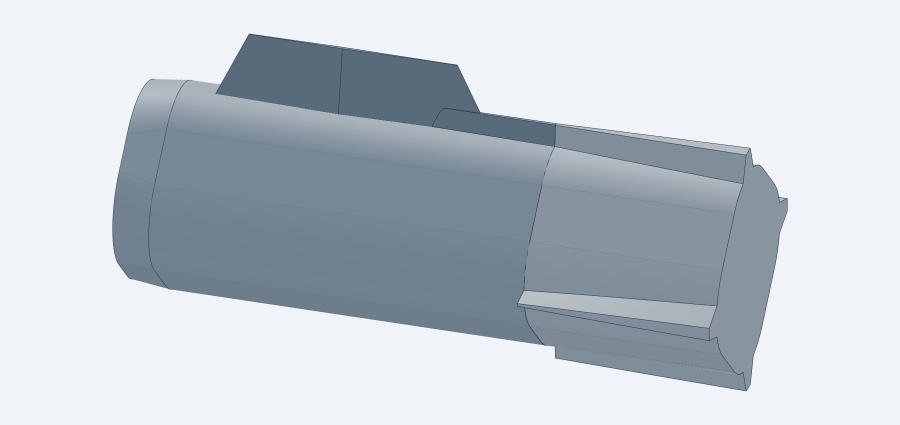
#> input picture cad/halberd_rounded_square/reviews/Halberd_R9_oblique.png, 1800 x 850 px, given in place of Halberd_R9_side.png, which was not available (shown at 1/2 size)
$ python render_r9.py
#> lines starting #> are read from the running program, lines starting #| are printed output that depends on the picture; pictures that were not available may be replaced by others from this repository, and a replacement may not be noted
"""Focused R9 prototype views; dimensions are in each output record."""
import json
import argparse
import subprocess
import sys
from pathlib import Path
from PIL import Image, ImageDraw, ImageFont

ROOT=Path(__file__).resolve().parents[1]


if __name__=="__main__":
    views={
        "side":("halberd_r9_focus",[0,-1,0],[-1260,0,125],130.,1800,850),
        "oblique":("halberd_r9_focus",[.3,-1,.6],[-1260,0,80],190.,1800,850),
        "top_taper":("halberd_r9_focus",[0,0,1],[-1235,0,136],24.,1800,600),
        "whole":("halberd_r9",[.35,1,.65],None,None,2200,850),
        "separated":("halberd_r9_separated",[.3,1,.65],[-1350,0,0],350.,1800,850),
    }
    parser=argparse.ArgumentParser()
    parser.add_argument("--only",choices=tuple(views))
    args=parser.parse_args()
    jobs=[]
    for name,(stem,direction,target,half,w,h) in views.items():
        if args.only and name!=args.only:
            continue
        camera={"projection":"orthographic","direction":direction}
        if name=="top_taper":
            camera["up"]=[0,1,0]
        if target is not None:
            camera.update(target=target,orthographicHalfHeight=half)
        jobs.append(dict(input=str(ROOT/"STEP"/(stem+".step")),mode="view",
                         display={"mode":"shaded_edges"},output={"padding":.08,"viewLabels":False},
                         outputs=[dict(path=str(ROOT/"reviews"/f"Halberd_R9_{name}.png"),
                                       camera=camera,width=w,height=h)]))
    job=ROOT/"reviews"/"halberd_R9_snapshot.json"
    job.write_text(json.dumps(jobs,indent=2)+"\n")
    subprocess.run([sys.executable,"-m","cadgen.cli","step","snapshot","--job",str(job)],check=True)
#> (this line was passed over: subprocess is not available in this run)
    board=Image.new("RGB",(1800,2500),"#edf2f7")
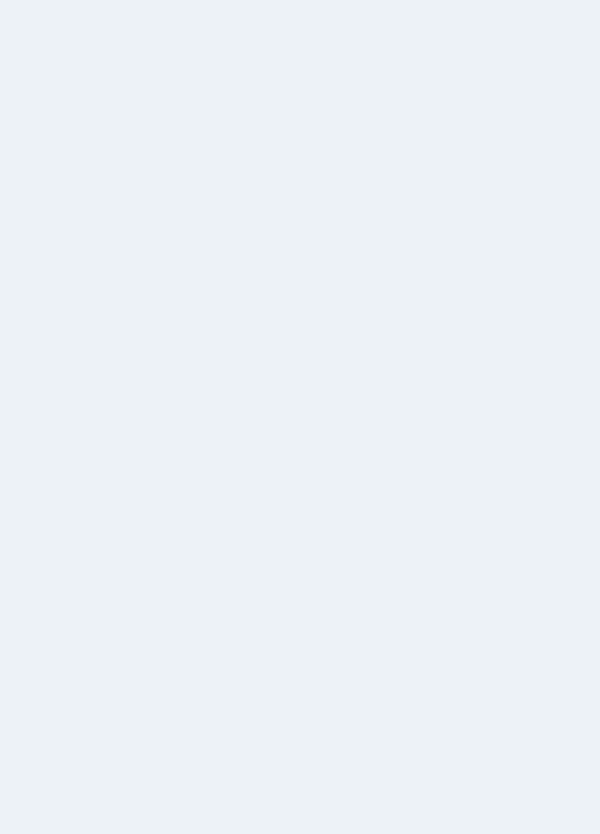
#> board: PIL image 1800x2500 RGB (shown at 1/3 size); mean R, G, B 237, 242, 247
    draw=ImageDraw.Draw(board)
    font=ImageFont.truetype("C:/Windows/Fonts/arial.ttf",28)
    draw.text((20,15),"HALBERD R9 / ONE-STATION PROTOTYPE / 80 mm FIN + CURVED TRANSITION",font=font,fill="#24394a")
    y=65
    for name in ("side","oblique","top_taper"):
        draw.text((20,y),name.upper().replace("_"," "),font=font,fill="#24394a")
        image=Image.open(ROOT/"reviews"/f"Halberd_R9_{name}.png").convert("RGB")
        board.paste(image,(0,y+35))
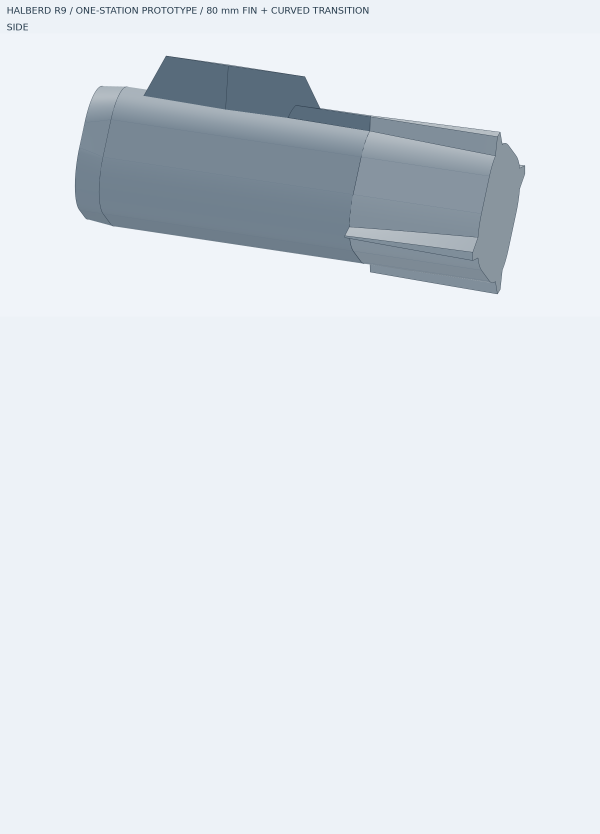
#> board: PIL image 1800x2500 RGB (shown at 1/3 size); mean R, G, B 221.5, 227.7, 233.7
        y+=image.height+45
#> y = 960
#> pass 3 of the loop `for name in ("side","oblique","top_taper"):`:
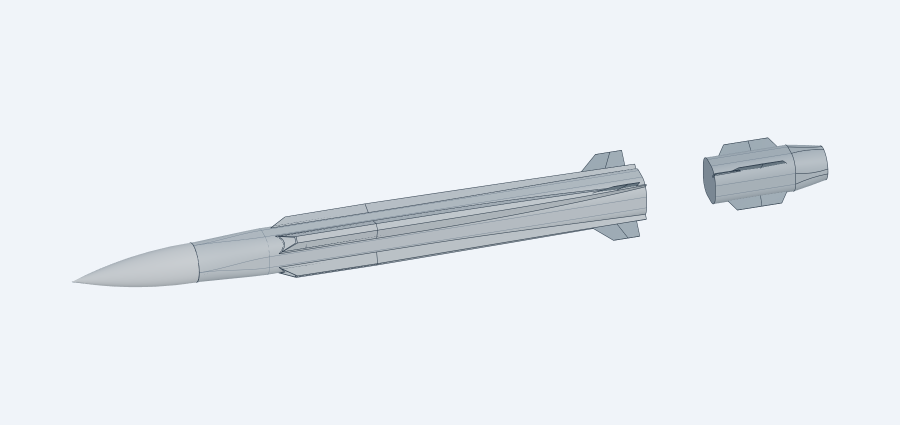
#> input picture cad/halberd_rounded_square/reviews/Halberd_R9_separated.png, 1800 x 850 px, given in place of Halberd_R9_top_taper.png, which was not available (shown at 1/2 size)
#> `board.paste(image,(0,y+35))`:
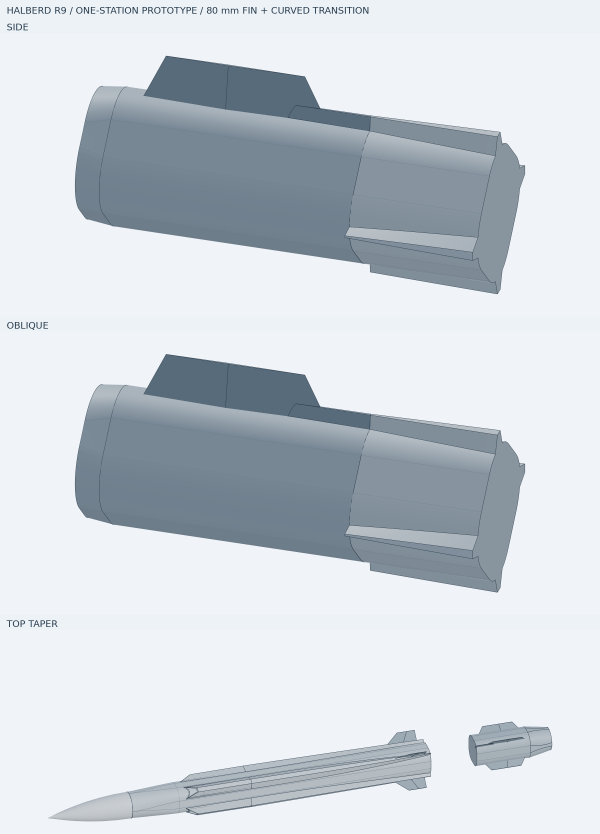
#> board: PIL image 1800x2500 RGB (shown at 1/3 size); mean R, G, B 204.6, 211.8, 218.9
    board.save(ROOT/"reviews"/"Halberd_R9_Prototype.png")
    print(ROOT/"reviews"/"Halberd_R9_Prototype.png")
